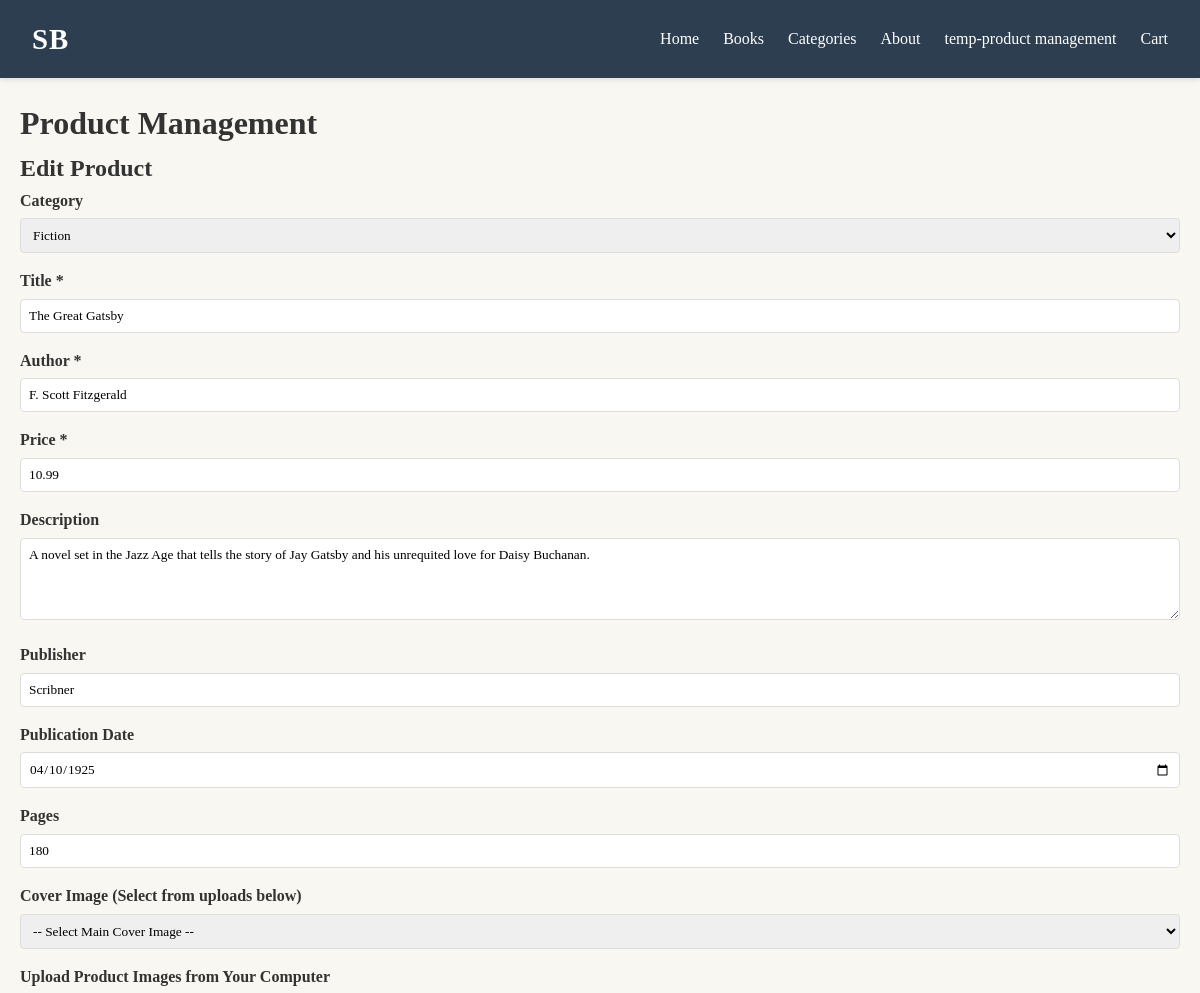
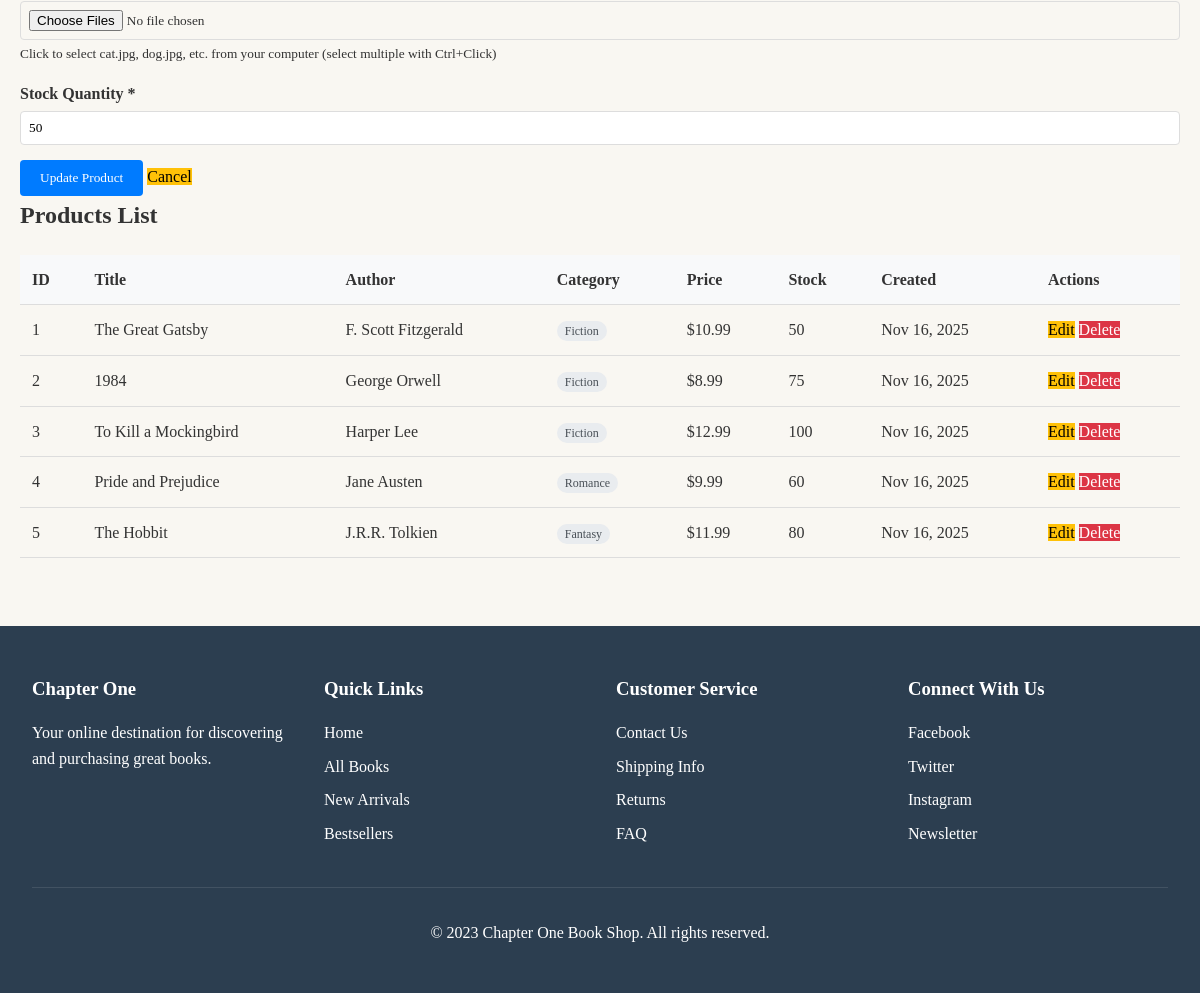
Screenshot of /page/adminProduct.php?action=edit&id=1 with the database file from the repository (2 pictures, top to bottom).
### tables this page shows
CREATE TABLE products (
    id INT AUTO_INCREMENT PRIMARY KEY,
    category_id INT NULL,
    title VARCHAR(255) NOT NULL,
    author VARCHAR(255) NOT NULL,
    price DECIMAL(10, 2) NOT NULL,
    description TEXT,
    publisher VARCHAR(255),
    publication_date DATE,
    pages INT,
    cover_image VARCHAR(255),
    stock_quantity INT DEFAULT 0,
    created_at TIMESTAMP DEFAULT CURRENT_TIMESTAMP,
    updated_at TIMESTAMP DEFAULT CURRENT_TIMESTAMP ON UPDATE CURRENT_TIMESTAMP,
    FOREIGN KEY (category_id) REFERENCES categories(id) ON DELETE SET NULL
);

CREATE TABLE categories (
    id INT AUTO_INCREMENT PRIMARY KEY,
    name VARCHAR(255) NOT NULL UNIQUE,
    description TEXT,
    sort_order INT DEFAULT 0,
    created_at TIMESTAMP DEFAULT CURRENT_TIMESTAMP,
    updated_at TIMESTAMP DEFAULT CURRENT_TIMESTAMP ON UPDATE CURRENT_TIMESTAMP
);

### page/adminProduct.php (the view, shortened to what this page needs)
<?php
include '../sb_head.php';
$host = 'localhost';
$dbname = 'sbonline';
$username = 'root';
$password = '';
$action = $_POST['action'] ?? $_GET['action'] ?? '';
$product = [
    'id' => '',
    'category_id' => '',
    'title' => '',
    'author' => '',
    'price' => '',
    'description' => '',
    'publisher' => '',
    'publication_date' => '',
    'pages' => '',
    'cover_image' => '',
    'stock_quantity' => ''
];
try {
    $pdo = new PDO("mysql:host=$host;dbname=$dbname;charset=utf8", $username, $password);
    $pdo->setAttribute(PDO::ATTR_ERRMODE, PDO::ERRMODE_EXCEPTION);
    $categories = [];
    $categoriesSql = "SELECT id, name FROM categories ORDER BY sort_order, name";
    $categoriesStmt = $pdo->prepare($categoriesSql);
    $categoriesStmt->execute();
    $categories = $categoriesStmt->fetchAll(PDO::FETCH_ASSOC);
    switch ($action) {
        case 'edit':
            $id = $_GET['id'] ?? '';
            if ($id) {
                $sql = "SELECT * FROM products WHERE id = ?";
                $stmt = $pdo->prepare($sql);
                $stmt->execute([$id]);
                $product = $stmt->fetch(PDO::FETCH_ASSOC);
            }
            break;
    }
    $sql = "SELECT p.*, c.name as category_name
            FROM products p
            LEFT JOIN categories c ON p.category_id = c.id
            ORDER BY p.created_at DESC";
    $stmt = $pdo->prepare($sql);
    $stmt->execute();
    $products = $stmt->fetchAll(PDO::FETCH_ASSOC);
} catch (PDOException $e) {
    $error = "Database error: " . $e->getMessage();
}
?>
<!DOCTYPE html>
<html lang="en">
<head>
</head>
<body>
    <div class="container">
        <h1>Product Management</h1>
        <div class="form-section">
            <h2><?php echo empty($product['id']) ? 'Add New Product' : 'Edit Product'; ?></h2>
            <form method="POST" action="adminProduct.php" enctype="multipart/form-data">
                <div class="form-group">
                    <label for="category_id">Category</label>
                    <select id="category_id" name="category_id">
                        <?php foreach ($categories as $category): ?>
                            <option value="<?php echo $category['id']; ?>"
                                <?php echo ($product['category_id'] == $category['id']) ? 'selected' : ''; ?>>
                                <?php echo htmlspecialchars($category['name']); ?>
                            </option>
                        <?php endforeach; ?>
                    </select>
                </div>
                <div class="form-group">
                    <label for="title">Title *</label>
                    <input type="text" id="title" name="title" required
                           value="<?php echo htmlspecialchars($product['title']); ?>">
                </div>
                <div class="form-group">
                    <label for="author">Author *</label>
                    <input type="text" id="author" name="author" required
                           value="<?php echo htmlspecialchars($product['author']); ?>">
                </div>
                <div class="form-group">
                    <label for="price">Price *</label>
                    <input type="number" id="price" name="price" step="0.01" min="0" required
                           value="<?php echo htmlspecialchars($product['price']); ?>">
                </div>
                <div class="form-group">
                    <label for="description">Description</label>
                    <textarea id="description" name="description" rows="4"><?php echo htmlspecialchars($product['description']); ?></textarea>
                </div>
                <div class="form-group">
                    <label for="publisher">Publisher</label>
                    <input type="text" id="publisher" name="publisher"
                           value="<?php echo htmlspecialchars($product['publisher']); ?>">
                </div>
                <div class="form-group">
                    <label for="publication_date">Publication Date</label>
                    <input type="date" id="publication_date" name="publication_date"
                           value="<?php echo htmlspecialchars($product['publication_date']); ?>">
                </div>
                <div class="form-group">
                    <label for="pages">Pages</label>
                    <input type="number" id="pages" name="pages" min="1"
                           value="<?php echo htmlspecialchars($product['pages']); ?>">
                </div>
                <div class="form-group">
                    <label for="cover_image">Cover Image (Select from uploads below)</label>
                    <select id="cover_image" name="cover_image">
                        <option value="">-- Select Main Cover Image --</option>
                    </select>
                </div>
                <div class="form-group">
                    <label for="product_images">Upload Product Images from Your Computer</label>
                    <input type="file" id="product_images" name="product_images[]"
                           multiple accept="image/jpeg, image/png, image/gif, image/webp">
                    <small>Click to select cat.jpg, dog.jpg, etc. from your computer (select multiple with Ctrl+Click)</small>
                </div>
                <div class="form-group">
                    <label for="stock_quantity">Stock Quantity *</label>
                    <input type="number" id="stock_quantity" name="stock_quantity" min="0" required
                           value="<?php echo htmlspecialchars($product['stock_quantity']); ?>">
                </div>
                <button type="submit" class="btn-primary">
                    <?php echo empty($product['id']) ? 'Create Product' : 'Update Product'; ?>
                </button>
                <?php if (!empty($product['id'])): ?>
                    <a href="adminProduct.php" class="btn-warning">Cancel</a>
                <?php endif; ?>
            </form>
        </div>
        <div class="list-section">
            <h2>Products List</h2>
            <?php if (empty($products)): ?>
                <p>No products found.</p>
            <?php else: ?>
                <table class="table">
                    <thead>
                        <tr>
                            <th>ID</th>
                            <th>Title</th>
                            <th>Author</th>
                            <th>Category</th>
                            <th>Price</th>
                            <th>Stock</th>
                            <th>Created</th>
                            <th>Actions</th>
                        </tr>
                    </thead>
                    <tbody>
                        <?php foreach ($products as $p): ?>
                            <tr>
                                <td><?php echo htmlspecialchars($p['id']); ?></td>
                                <td><?php echo htmlspecialchars($p['title']); ?></td>
                                <td><?php echo htmlspecialchars($p['author']); ?></td>
                                <td>
                                    <?php if ($p['category_name']): ?>
                                        <span class="category-badge"><?php echo htmlspecialchars($p['category_name']); ?></span>
                                    <?php else: ?>
                                        <span style="color: #6c757d;">No Category</span>
                                    <?php endif; ?>
                                </td>
                                <td>$<?php echo number_format($p['price'], 2); ?></td>
                                <td><?php echo htmlspecialchars($p['stock_quantity']); ?></td>
                                <td><?php echo date('M j, Y', strtotime($p['created_at'])); ?></td>
                                <td class="actions">
                                    <a href="adminProduct.php?action=edit&id=<?php echo $p['id']; ?>"
                                       class="btn-warning">Edit</a>
                                    <a href="adminProduct.php?action=delete&id=<?php echo $p['id']; ?>"
                                       class="btn-danger"
                                       onclick="return confirm('Are you sure you want to delete this product?')">Delete</a>
                                </td>
                            </tr>
                        <?php endforeach; ?>
                    </tbody>
                </table>
            <?php endif; ?>
        </div>
    </div>
</body>
</html>
<?php
include '../sb_foot.php';

### css/sb_style.css (style rules this page uses)
* { margin: 0; padding: 0; box-sizing: border-box; font-family: "Georgia", serif; }
body { background-color: #f9f7f2; color: #333; line-height: 1.6; }
a { text-decoration: none; color: inherit; }
.container { max-width: 1200px; margin: 0 auto; padding: 2rem; }

### page/adminProduct.php (style rules this page uses)
.container { max-width: 1200px; margin: 0 auto; padding: 20px; }
.form-group { margin-bottom: 15px; }
label { display: block; margin-bottom: 5px; font-weight: bold; }
input, textarea, select { width: 100%; padding: 8px; border: 1px solid #ddd; border-radius: 4px; }
button { padding: 10px 20px; border: none; border-radius: 4px; cursor: pointer; }
.btn-primary { background: #007bff; color: white; }
.btn-danger { background: #dc3545; color: white; }
.btn-warning { background: #ffc107; color: black; }
.table { width: 100%; border-collapse: collapse; margin-top: 20px; }
.table th, .table td { padding: 12px; text-align: left; border-bottom: 1px solid #ddd; }
.table th { background: #f8f9fa; }
.actions { white-space: nowrap; }
.category-badge { background: #e9ecef; padding: 3px 8px; border-radius: 12px; font-size: 12px; color: #495057; }

### rows the page displays
products: category_id "Fiction", title "The Great Gatsby", author "F. Scott Fitzgerald", price "10.99", description "A novel set in the Jazz Age that tells the story of Jay Gatsby and his unrequited love for Daisy Buchanan.", publisher "Scribner", publication_date "04/10/1925", pages "180", stock_quantity "50", id "1", category.name "Fiction", created_at "Nov 16, 2025"
products: id "2", title "1984", author "George Orwell", category.name "Fiction", price "8.99", stock_quantity "75", created_at "Nov 16, 2025"
products: id "3", title "To Kill a Mockingbird", author "Harper Lee", category.name "Fiction", price "12.99", stock_quantity "100", created_at "Nov 16, 2025"
products: id "4", title "Pride and Prejudice", author "Jane Austen", category.name "Romance", price "9.99", stock_quantity "60", created_at "Nov 16, 2025"
products: id "5", title "The Hobbit", author "J.R.R. Tolkien", category.name "Fantasy", price "11.99", stock_quantity "80", created_at "Nov 16, 2025"
